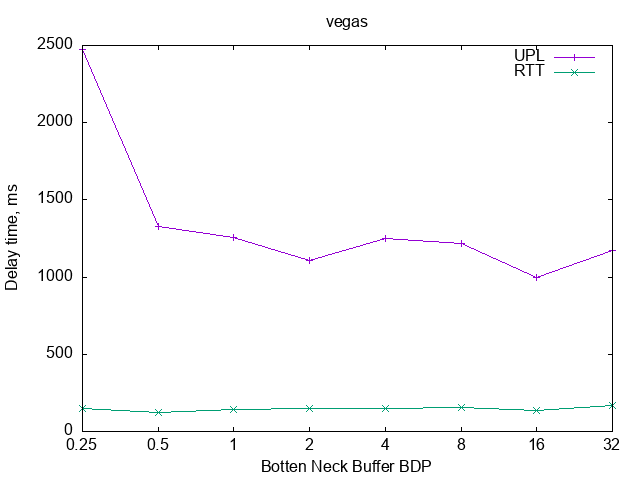

Here is the gnuplot script that generated this plot:
set term png
set output 'vegas.png' 

set key fixed right top vertical Right noreverse noenhanced autotitle nobox
set style data linespoints
set xlabel "Botten Neck Buffer BDP"
set ylabel "Delay time, ms"
        
set title 'vegas'
plot 'vegas.dat' using 2:xtic(1) title columnheader(2), for [i=3:3] '' using i title columnheader(i)
